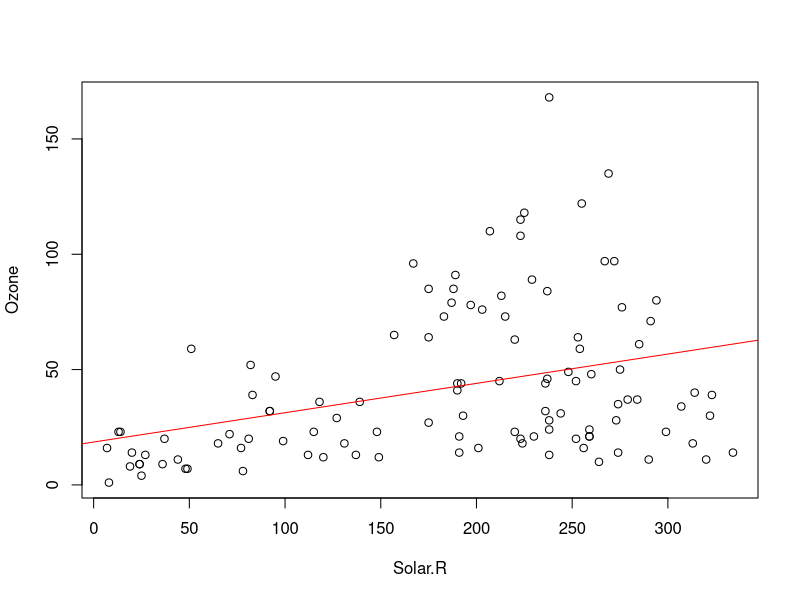

The R script that drew this image: (Note: this script raises an error after producing the figure.)
data(airquality)

#names of the variables we will be working with
names(airquality)
# [1] "Ozone"   "Solar.R" "Wind"    "Temp"    "Month"   "Day"   

#Coding removes the NA's of the data, data cleaning
airquality=na.omit(airquality)
airquality

#Command allows us to see the structure of the data
str(airquality)

#Convert Month and Day to factors
factor(airquality$Month)
levels(airquality$Month)
airquality$Month=factor(airquality$Month)
str(airquality)
airquality$Day=factor(airquality$Day)

# Plotting Univariate Relationships
plot(Ozone~Solar.R,data=airquality)

#use lm to plot a regression line
Model1=lm(Ozone~Solar.R,data=airquality)
abline(Model1,col="Red")
#also w/ GGPLOT2
ggplot(airquality,aes(x=Solar.R,y=Ozone)) + geom_point() + geom_smooth(method="lm", se=FALSE)

#Summary Statistics for Regression line
summary(Model1)
Model1
#Coefficients:
# (Intercept)      Solar.R  
#     18.5987       0.1272 

#Assumptions
plot(Model1)

#Box Plot of Months (X) & Ozone (Y)
library(ggplot2)
ggplot(airquality, aes(x = Month, y = Ozone)) + geom_boxplot()

#Facet
ggplot(airquality, aes(x = Month)) + geom_dotplot(dotsize = 0.4)
ggplot(airquality, aes(x = Day)) + geom_dotplot(dotsize = 0.4)

#Multilinear Regression w/o DAY
airquality
names(airquality)
Model2=lm(Ozone~Solar.R+Wind+Temp+Month,data=airquality)
summary(lm(Ozone~Solar.R+Wind+Temp+Month,data=airquality))
Model2$residuals
plot(predict(Model2), Model2$residuals)
abline(h=0)
hist(Model2$residuals)

#Anova for Multi-Regression Model
anova(Model2)

#MLR model with a interation
Model3=lm(Ozone~Solar.R+Wind+Temp+Month+Solar.R:Wind,data=airquality)
summary(Model3)
anova(Model3)

#******************************************************************************
# VIF

# Load the "car" package
library(car)
# check for multicollinearity using vif
vif(Model3)
# Solar.R and wind are both found have a high vif (<5)
# compute vif w/o Solar.R
vif(lm(formula = Ozone ~ Wind + Temp + Month + Solar.R:Wind, data = airquality))
# coupute  vif w/o wind
vif(lm(formula = Ozone ~ Solar.R + Temp + Month + Solar.R:Wind, data = airquality))


#******************************************************************************
# Verify the CLT

# initilize parameters
mu = 100; sigma=10

# Create an empty vector of zeros, with 500 ellements
xbar5 = rep(0, 500)
# populate the vector by taking 5 samples from the normal population
for (i in 1:500)
  xbar5[i] = mean(rnorm(5, mean=mu, sd=sigma))
# plot a histogram
hist(xbar5, prob=TRUE, breaks=12, ylim=c(0, 0.5), xlim=c(90, 110), main="500 samplings each w/5 observations")

# Create an empty vector of zeros, with 500 ellements
xbar10 = rep(0, 500)
# populate the vector by taking 10 samples from the normal population
for (i in 1:500)
  xbar10[i] = mean(rnorm(10, mean=mu, sd=sigma))
# plot a histogram
hist(xbar10, prob=TRUE, breaks=12, ylim=c(0, 0.5), xlim=c(90, 110), main="500 samplings each w/10 observations")

# Create an empty vector of zeros, with 500 ellements
xbar111 = rep(0, 500)
# populate the vector by taking 111 samples from the normal population
for (i in 1:500)
  xbar111[i] = mean(rnorm(111, mean=mu, sd=sigma))
# plot a histogram
hist(xbar111, prob=TRUE, breaks=12, ylim=c(0, 0.5), xlim=c(90, 110), main="500 samplings each w/111 observations")
